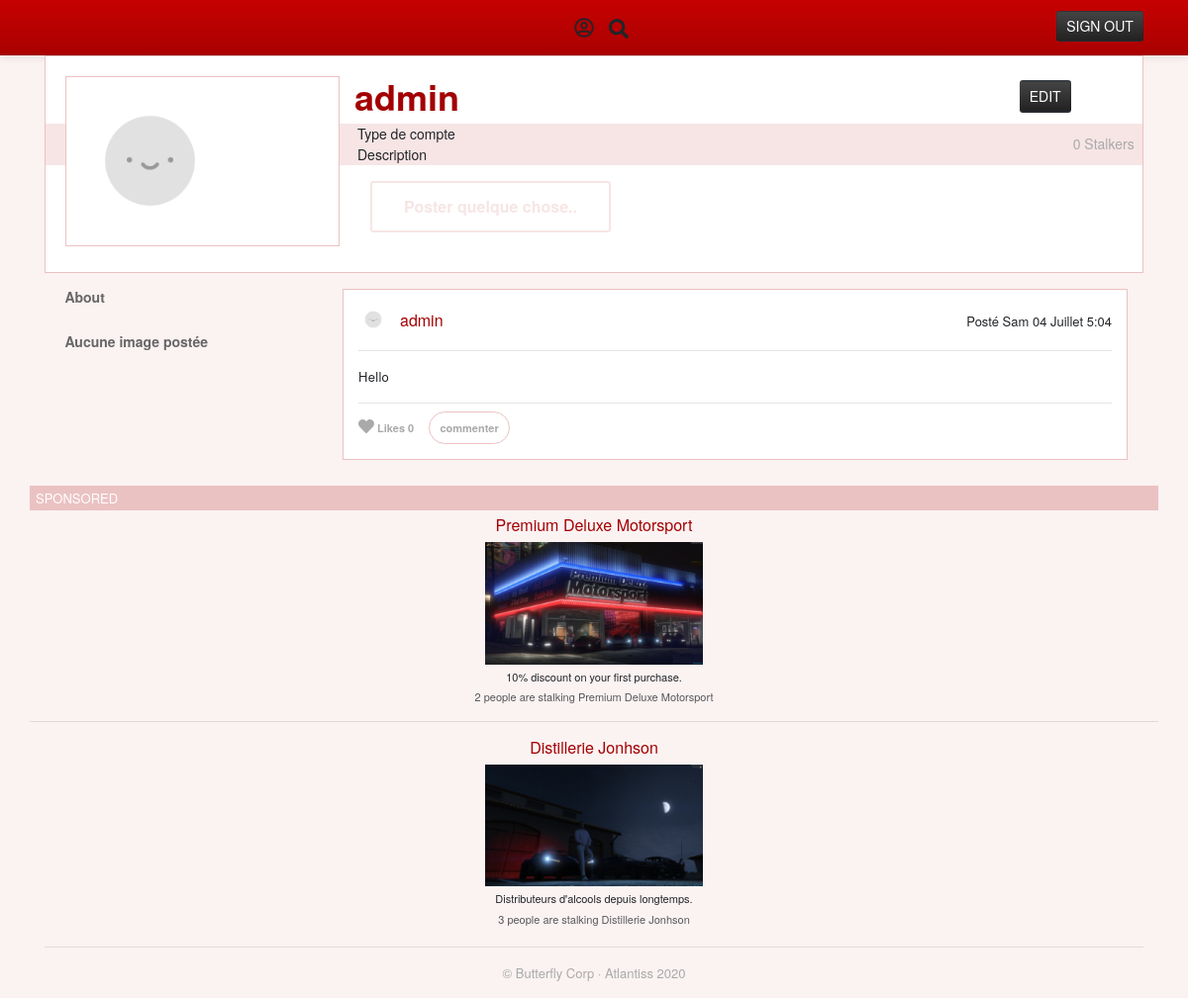
The page / (signed in) on the database its author committed.
### tables this page shows
CREATE TABLE `user` (
  `username` varchar(150) NOT NULL,
  `password` varchar(150) NOT NULL,
  `avatar` varchar(150) NOT NULL,
  `type` varchar(50) DEFAULT NULL,
  `description` varchar(150) DEFAULT NULL,
  `about` varchar(200) DEFAULT NULL
);

CREATE TABLE `post` (
  `id` int(255) UNSIGNED NOT NULL,
  `usernameFK` varchar(50) NOT NULL,
  `message` varchar(420) NOT NULL,
  `image` varchar(450) DEFAULT NULL,
  `date` varchar(50) NOT NULL
);

CREATE TABLE `ads` (
  `name` varchar(150) NOT NULL,
  `image` varchar(450) NOT NULL,
  `link` varchar(150) NOT NULL,
  `promo` varchar(50) NOT NULL
);

### index.php (the view, shortened to what this page needs)
<!DOCTYPE html>
<?php
  require 'database.php';
  try{
    if(isset($_SESSION['username'])){
      $username = $_SESSION['username'];
    }
    $avatarReq = 'SELECT avatar FROM user WHERE username ="'.$username.'";';
    $stalkers = 'SELECT COUNT(*) as stalkers FROM stalking WHERE stalked = "'.$username.'";';
    $typeReq = 'SELECT type FROM user WHERE username = "'.$username.'";';
    $descReq = 'SELECT description FROM user WHERE username = "'.$username.'";';
    $postReq = 'SELECT * FROM post WHERE usernameFK = "'.$username.'";';
    $imagesReq = 'SELECT image, message FROM post WHERE usernameFK = "'.$username.'" AND image != "NULL";';
    $adReq = 'SELECT * FROM ads';
    $likesReq = 'SELECT * FROM likes';
    if(isset($_SESSION['username'])){
      $avatar = $conn->prepare($avatarReq);
      $avatar->execute();
      $icon = $avatar->fetch(PDO::FETCH_ASSOC);
      $stalkers = $conn->query($stalkers);
      $stalkers = $stalkers->fetch(PDO::FETCH_ASSOC);
      $typeAcc = $conn->query($typeReq);
      $type = $typeAcc->fetch(PDO::FETCH_ASSOC);
      $descAcc = $conn->query($descReq);
      $description = $descAcc->fetch(PDO::FETCH_ASSOC);
      $postReq = $conn->query($postReq);
      $postRes = $postReq->fetchAll(PDO::FETCH_ASSOC);
      $imagesFetched = $conn->query($imagesReq);
      $imagesFetched = $imagesFetched->fetchAll(PDO::FETCH_ASSOC);
      $adReq = $conn->query($adReq);
      $ads = $adReq->fetchAll(PDO::FETCH_ASSOC);
      $likesReq = $conn->query($likesReq);
      $allLikes = $likesReq->fetchAll(PDO::FETCH_ASSOC);
    }
  }catch(PDOException $e){
    echo 'Échec lors de la requête SQL : ' . $e->getMessage();
  }
?>
<html lang="fr">
<head>
  <link rel="stylesheet" href="./assets/css/header.css">
  <link rel="stylesheet" href="./assets/css/index.css">
  <link rel="stylesheet" href="https://stackpath.bootstrapcdn.com/bootstrap/4.3.1/css/bootstrap.min.css">
  <link rel="stylesheet" href="https://cdnjs.cloudflare.com/ajax/libs/font-awesome/5.13.0/css/all.min.css">
</head>
<body>
  <?php require('header.php'); ?>
  <?php if(!empty($_SESSION['username'])): ?>
  <div class="container">
    <div class="row">
      <div class="col">
        <header>
          <div class="container">
            <div class="row">
              <div class="borderPic col-3">
                <?php if(!isset($_POST['edit'])): ?>
                <div class="profilePic">
                  <?php echo '<img src="'.$icon['avatar'].'" alt="profile pic" draggable="false" height="95%"/>'; ?>
                </div>
                <?php endif; ?>
              </div>
              <div class="col-8" style="padding-right: 0px!important;">
                <div class="row">
                  <div class="col name">
                    <h1><?php echo $username; ?></h1>
                  </div>
                  <div class="col">
                    <?php
                      if(empty($_GET['username'])){
                        echo '<form method="POST" action="index.php">';
                        echo '<button name="edit" type="submit" class="btn-sm btn-dark float-right" style="margin-top:7%;">EDIT</button>';
                        echo '</form>';
                      }
                    ?>
                  </div>
                </div>
                <div class="row banner">
                  <div class="col description">
                    <div class="row">
                      <div class="col-8">
                        <?php if(isset($_POST['edit'])): ?>
                          <form method="POST" id="descForm">
                            <input name="typeEdit" type="text" placeholder="Type of account" />
                            <input name="descEdit" type="text" placeholder="Description" />
                            <input class="btn-sm btn-dark" name="editDone" type="submit" />
                            <input class="btn-sm btn-dark" name="unset" value="Cancel" type="submit" />
                          </form>
                        <?php else: ?>
                            <?php if($type['type'] == NULL): ?>
                              <p>Type de compte</p>
                            <?php else: ?>
                              <p><?php echo $type['type']; ?></p>
                            <?php endif; ?>
                            <?php if($description['description'] == NULL): ?>
                              <p>Description</p>
                            <?php else: ?>
                              <p><?php echo $description['description']; ?></p>
                          <?php endif; ?>
                        <?php endif; ?>
                      </div>
                      <div class="col-4">
                        <span class="float-right stalkers"><?php echo $stalkers['stalkers']; ?> Stalkers</span>
                      </div>
                    </div>
                  </div>
                </div>
                <?php if(empty($_GET['username'])): ?>
                <div class="row">
                  <div class="col">
                    <div id="postSmth">
                      <button class="raise" id='postBtn'>Poster quelque chose..</button>
                    </div>
                  </div>
                </div>
                <?php endif; ?>
              </div>
            </div>
          </div>
        </header>
        </div>
      </div>
      <div class="row">
        <div class="col-3 about">
          <div class="row">
            <div class="col-12">
              <p style="font-weight:bold;color:#666;line-height:1.15;">About</p>
            </div>
            <div class="col-12 divImage">
              <?php if(!empty($imagesFetched)): ?>
              <div class="toggleImageDiv">
                <p style="font-weight:bold;color:#666;line-height:1.15;">Images</p>
              </div>
              <?php else: ?>
                <p style="font-weight:bold;color:#666;line-height:1.15;">Aucune image postée</p>
              <?php endif; ?>
            </div>
          </div>
        </div>
        <div class="col-6 wall" id="wall">
          <?php
            $reversedArray = array_reverse($postRes, true);
            foreach($reversedArray as $key){
              $i = 0;
              $yetLiked = false;
              $comment = [];
              if($key['image'] == "NULL" && $key['message'] != "NULL"){
                foreach($allLikes as $like){
                  $likeCount = $i;
                }
                echo '<div class="post">';
                  echo '<div class="postBanner">';
                    echo '<img src="'.$icon['avatar'].'" alt="Profile Picture" draggable="false" width="65px"/>';
                    echo '<a href="#">'.$username.'</a>';
                    echo '<span>Posté '.$key['date'].'</span>';
                  echo '</div>';
                    echo '<hr/>';
                  echo '<div class="postContent">';
                    echo '<p>'.$key['message'].'</p>';
                  echo '</div>';
                  echo '<div class="postFooter">';
                    echo '<hr style="margin-top: 0.7rem;margin-bottom: 0.5rem;" />';
                    if($yetLiked){
                      echo '<form method="POST">';
                        echo '<input name="idLiked" type="hidden" value="'.$key['id'].'" />';
                        echo '<button class="liked" name="unLike" type="submit" style="border:none;background:none;outline:none;"><i class="fas fa-heart"></i></button><span> Likes '.$likeCount.'</span>';
                        echo '<input class="commenter raise" type="button" value="commenter" />';
                        echo (!empty($comment)) ? '<span class="displayComms" style="padding-top:1%;cursor:pointer;float:right;"><i class="fas fa-chevron-down"></i> Commentaires <i class="fas fa-chevron-down"></i></i></span>' : "";
                      echo '</form>';
                    }else{
                      echo '<form class="formLike" method="POST">';
                        echo '<button name="likePost" type="submit" style="border:none;background:none;outline:none;"><i class="fas fa-heart"></i></button><span> Likes '.$likeCount.'</span>';
                        echo '<input class="commenter raise" type="button" value="commenter" />';
                      echo '</form>';
                    }
                  echo '</div>';
                echo '</div>';
              }
            }
          ?>
        </div>
        <div class="col-3 ads" id="ads" style="padding-left:0px;padding-right:0px;">
          <h3>Sponsored</h3>
          <?php
            $iads = 0;
            foreach($ads as $val){
              $adStalking = [];
              $adStalkers = 'SELECT COUNT(*) as stalkers FROM stalking WHERE stalked = "'.$val['name'].'";';
              $adStalkers = $conn->query($adStalkers);
              $adStalkers = $adStalkers->fetch(PDO::FETCH_ASSOC);
              array_push($adStalking, $val['name'], $adStalkers['stalkers']);
              echo ($iads != 0) ? '<hr/>' : '';
              echo '<div class="ad">';
                echo '<h5><a href="'.$val['link'].'">'.$val['name'].'</a></h5>';
                echo '<a href="'.$val['link'].'"><img src="'.$val['image'].'" width="220px" alt="'.$val['name'].'"></a>';
                echo '<p>'.$val['promo'].'</p>';
                echo '<p style="opacity:0.75;">'.$adStalking["1"].' people are stalking '.$val['name'].'</p>';
              echo '</div>';
              $iads = $iads + 1;
            }
          ?>
        </div>
      </div>
      <hr/>
      <footer><p style="padding-bottom:15px;">© Butterfly Corp · Atlantiss 2020</p></footer>
    </div>
    <?php endif; ?>
</body>
</html>

### assets/css/header.css (style rules this page uses)
* { box-sizing: border-box; padding: 0px; margin: 0px; font-family: "Helvetica Neue", Helvetica, Arial, sans-serif; }
:root { --mainpink: #FBF2F2; --borderCol: #EBC2C2; --descBg: #F7E5E5; }
body { font-size: calc(1vw + 1vh + .5vmin); background-color: var(--mainpink)!important; }
.btn-dark { background-image: linear-gradient(to bottom, #444444, #222222)!important; background-repeat: repeat-x!important; border-color: rgba(0, 0, 0, 0.1) rgba(0, 0, 0, 0.1) rgba(0, 0, 0, 0.25)!important; }
.btn-sm { padding: 0.10rem -0.5rem!important; }

### assets/css/index.css (style rules this page uses)
.profilePic { padding: 0px!important; overflow: hidden; height: 172px; width: 100%; user-select: none; }
.borderPic { padding: 3px!important; margin: 20px 0 0 20px; height: 172px; width: 172px; border: 1px solid var(--borderCol); background-color: #fff; z-index: 2; }
header { min-height: 220px; border: 1px solid var(--borderCol); background-color: #fff; }
.name h1 { margin-top: 20px; color: #A30002; font-size: 36px; line-height: 40px; font-weight: bold; }
.description { background-color: var(--descBg); padding-right: 0px!important; }
.banner { margin-right: -37px!important; margin-left: -207px!important; }
.banner p { padding-left: 195px; font-size: 14px; margin-bottom: 0px; }
@media only screen and (min-width: 990px) { .banner { margin-right: -58px!important; margin-left: -267px!important; } }
@media only screen and (min-width: 990px) { .banner p { padding-left: 253px; } }
@media only screen and (min-width: 1200px) { .banner { margin-right: -72px!important; margin-left: -312px!important; } }
@media only screen and (min-width: 1200px) { .banner p { padding-left: 300px; } }
.stalkers { margin-right: 8px; padding-top: 10px; color: #aaa; font-size: 14px; }
hr { margin: 20px 0; border: 0; border-top: 1px solid #eddddd; border-bottom: 1px solid #ffffff; }
footer p { color: #aaa; font-size: 13px; margin: 0 auto; text-align: center; }
.about { margin-top: 16px; }
.about p, .about textarea { margin-bottom: 0px; padding-left: 8%; padding-right: 8%; font-size: 14px; }
.divImage { margin-top: 10%; }
.post { min-height: 130px; border: 1px solid var(--borderCol); background-color: #fff; margin: 16px; padding: 15px; }
.postBanner a { position: absolute; margin-top: 4px; margin-left: 12px; }
.postBanner a:link, .postBanner a:active, .postBanner a:visited, .postBanner a:focus { text-decoration: none; color: #A30002; }
.postContent p { font-size: 13px; letter-spacing: 0.3px; }
.postBanner span { float: right; margin-top: 7px; font-size: 13px; }
.postFooter span { font-size: 11px; color: #aaa; font-weight: bold; }
.postFooter svg { color: #aaa; }
.raise { font-weight: bold; background: none; border: 2px solid; line-height: 1; margin: 1em; padding: 1em 2em; color: #F7E5E5; border-color: #F7E5E5; transition: 0.25s; border-radius: .2rem; }
#postSmth { margin: auto; }
.ads h3 { background-color: #EBC2C2; color: #fff; font-size: 13px; line-height: 1; margin: 10px 0 5px; padding: 6px; text-transform: uppercase; }
.ads h5 { font-size: 16px; }
.ad a { color: #a30002; }
.ad p { font-size: 11px; margin-bottom: 4px; margin-top: 4px; }
.ad { text-align: center; }
.postBanner img { border-radius: 50%; width: 30px; height: 30px; }
.commenter { border: 1px solid #EBC2C2; border-radius: 25px; background:none; outline:none; font-size: 11px; color: #aaa; font-weight: bold; padding: 1%; margin: 0px 0px 0px 2%; padding: 10px; }

### rows shown on the page
user: avatar (placeholder picture)
post: user.avatar (placeholder picture), date "Sam 04 Juillet 5:04", message "Hello", likeCount "0"
ads: name "Premium Deluxe Motorsport", image+name (picture), promo "10% discount on your first purchase.", 1 "2"
ads: name "Distillerie Jonhson", image (picture), promo "Distributeurs d'alcools depuis longtemps.", 1 "3"

### other values the page prints
$username "admin"
$stalkers['stalkers'] "0"
